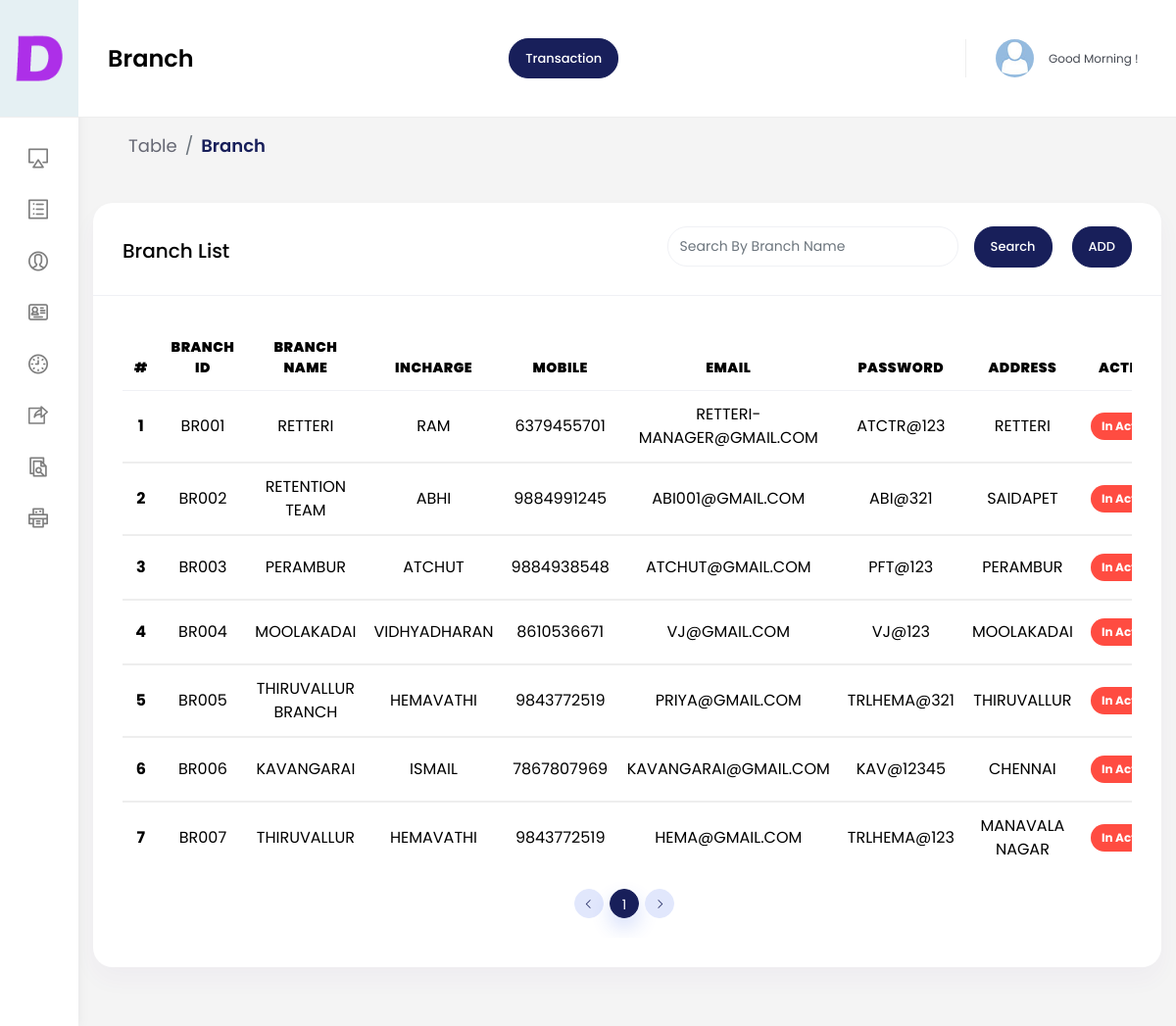
/branch_profile/index.php, run on the app's committed database.
### tables this page shows
CREATE TABLE `branch_profile` (
  `id` int(50) NOT NULL,
  `branch_id` varchar(100) NOT NULL,
  `branch_name` varchar(100) NOT NULL,
  `incharge` varchar(100) NOT NULL,
  `mobile` varchar(100) NOT NULL,
  `email` varchar(100) NOT NULL,
  `password` varchar(50) NOT NULL,
  `panel_api_key` varchar(50) NOT NULL,
  `location` varchar(100) NOT NULL,
  `access_status` int(11) NOT NULL DEFAULT 0,
  `batchA_count` varchar(50) NOT NULL,
  `batchA_date` date NOT NULL,
  `batchB_count` varchar(50) NOT NULL,
  `batchB_date` date NOT NULL,
  `batchC_count` varchar(50) NOT NULL,
  `batchC_date` date NOT NULL
);

### branch_profile/index.php (the view, shortened to what this page needs)
<?php Include("../includes/connection.php");
$page= $_GET['page_no'];
$search= $_GET['search'];
if($page=='') {
    $page=1;
}
$pageSql= $page-1;
$start=$pageSql*10;
?>
<!DOCTYPE html>
<html lang="en">
<head>
    <link href="../vendor/jqvmap/css/jqvmap.min.css" rel="stylesheet">
    <link rel="stylesheet" href="../vendor/chartist/css/chartist.min.css">
    <link href="../vendor/jqvmap/css/jqvmap.min.css" rel="stylesheet">
    <link href="../vendor/bootstrap-select/dist/css/bootstrap-select.min.css" rel="stylesheet">
    <link href="../css/style.css" rel="stylesheet">
    <link href="../vendor/owl-carousel/owl.carousel.css" rel="stylesheet">
    <link rel="stylesheet" href="https://cdnjs.cloudflare.com/ajax/libs/font-awesome/6.0.0/css/all.min.css" />
    <link href="../vendor/bootstrap-daterangepicker/daterangepicker.css" rel="stylesheet">
    <link href="../vendor/clockpicker/css/bootstrap-clockpicker.min.css" rel="stylesheet">
    <link href="../vendor/bootstrap-material-datetimepicker/css/bootstrap-material-datetimepicker.css" rel="stylesheet">
    <link rel="stylesheet" href="../vendor/pickadate/themes/default.css">
    <link rel="stylesheet" href="../vendor/pickadate/themes/default.date.css">
    <link href="../vendor/summernote/summernote.css" rel="stylesheet">
    <link rel="stylesheet" href="https://cdnjs.cloudflare.com/ajax/libs/bootstrap-datetimepicker/4.7.14/css/bootstrap-datetimepicker.min.css">
    <link rel="stylesheet" href="https://cdnjs.cloudflare.com/ajax/libs/font-awesome/4.7.0/css/font-awesome.min.css">
</head>
<body>
<div id="main-wrapper">
    <?php
$header_name ="Branch";
    Include ('../includes/header.php') ?>
    <div class="content-body">
        <div class="page-titles" style="margin-left: 21px;">
            <ol class="breadcrumb">
                <li class="breadcrumb-item"><a href="javascript:void(0)">Table</a></li>
                <li class="breadcrumb-item active"><a href="javascript:void(0)">Branch</a></li>
            </ol>
        </div>
        <div class="col-lg-12">
            <div class="card">
                <div class="card-header">
                    <h4 class="card-title">Branch List</h4>
                    <div style="display: flex;justify-content: flex-end;">
                        <form class="form-inline">
                            <div class="form-group mx-sm-3 mb-2">
                                <input type="text" class="form-control" placeholder="Search By Branch Name" name="search" id="search" style="border-radius:20px;color:black;" >
                            </div>
                            <button type="submit" class="btn btn-primary mb-2">Search</button>
                        </form>
                        <button type="button" class="btn btn-primary mb-2" data-toggle="modal" data-target="#career_list" style="margin-left: 20px;" onclick="addTitle()">ADD</button>
                    </div>
                </div>
                <div class="card-body">
                    <div class="table-responsive">
                        <table class="table table-responsive-md" style="text-align: center;">
                            <thead>
                            <tr>
                                <th class="width80"><strong>#</strong></th>
                                <th><strong>BRANCH ID</strong></th>
                                <th><strong>BRANCH NAME</strong></th>
                                <th><strong>INCHARGE</strong></th>
                                <th><strong>MOBILE</strong></th>
                                <th><strong>EMAIL</strong></th>
                                <th><strong>PASSWORD</strong></th>
                                <th><strong>ADDRESS</strong></th>
                              <th><strong>ACTION</strong></th>
                            </tr>
                            </thead>
                            <?php
                            if($search == "") {
                                $sql = "SELECT * FROM branch_profile ORDER BY id  LIMIT $start,10";
                            }
                            else {
                                $sql = "SELECT * FROM branch_profile WHERE branch_name LIKE '%$search%' ORDER BY id  LIMIT $start,10";
                            }
                            $result = mysqli_query($conn, $sql);
                            if (mysqli_num_rows($result)>0) {
                            $sNo = $start;
                            while($row = mysqli_fetch_assoc($result)) {
                            $sNo++;
                            if($row['access_status'] == 1){
                                $statColor = 'success';
                                $statCont = 'Active';
                            }
                            else {
                                $statColor = 'danger';
                                $statCont = 'In Active';
                            }
                            ?>
                            <tbody>
                            <tr>
                                <td><strong><?php echo $sNo;?></strong></td>
                                <td><?php echo strtoupper($row['branch_id'])?></td>
                                   <td> <?php echo strtoupper($row['branch_name'])?> </td>
                                   <td> <?php echo strtoupper($row['incharge'])?> </td>
                                   <td> <?php echo $row['mobile']?> </td>
                                   <td> <?php echo strtoupper($row['email'])?> </td>
                                   <td> <?php echo strtoupper($row['password'])?> </td>
                                   <td> <?php echo strtoupper($row['location'])?> </td>
                                <td> <span class="badge badge-pill badge-<?php echo $statColor?>"><?php echo $statCont?></span>
                                </td>
                            </tr>
                            <?php } }
                            ?>
                            </tbody>
                        </table>
                        <div class="col-12 pl-3" style="display: flex;justify-content: center;">
                            <nav>
                                <ul class="pagination pagination-gutter pagination-primary pagination-sm no-bg">
                                    <?php
                                    $prevPage=abs($page-1);
                                    if($prevPage==0)
                                    {
                                        ?>
                                        <li class="page-item page-indicator"><a class="page-link" href="javascript:void(0);"><i class="la la-angle-left"></i></a></li>
                                        <?php
                                    }
                                    else
                                    {
                                        ?>
                                        <li class="page-item page-indicator"><a class="page-link" href="?page_no=<?php echo $prevPage?>"><i class="la la-angle-left"></i></a></li>
                                        <?php
                                    }
                                    $sql = 'SELECT COUNT(id) as count FROM  branch_profile;';
                                    $result = mysqli_query($conn, $sql);
                                    if (mysqli_num_rows($result)) {
                                        $row = mysqli_fetch_assoc($result);
                                        $count = $row['count'];
                                        $show = 10;
                                        $get = $count / $show;
                                        $pageFooter = floor($get);
                                        if ($get > $pageFooter) {
                                            $pageFooter++;
                                        }
                                        for ($i = 1; $i <= $pageFooter; $i++) {
                                            if($i==$page) {
                                                $active = "active";
                                            }
                                            else {
                                                $active = "";
                                            }
                                            if($i<=($pageSql+10) && $i>$pageSql || $pageFooter<=10) {
                                                ?>
                                                <li class="page-item <?php echo $active ?>"><a class="page-link"
                                                                                               href="?page_no=<?php echo $i ?>"><?php echo $i ?></a>
                                                </li>
                                                <?php
                                            }
                                        }
                                        $nextPage=$page+1;
                                        if($nextPage>$pageFooter)
                                        {
                                            ?>
                                            <li class="page-item page-indicator"><a class="page-link" href="javascript:void(0);"><i class="la la-angle-right"></i></a></li>
                                            <?php
                                        }
                                        else
                                        {
                                            ?>
                                            <li class="page-item page-indicator"><a class="page-link" href="?page_no=<?php echo $nextPage ?>"><i class="la la-angle-right"></i></a></li>
                                            <?php
                                        }
                                    }
                                    ?>
                                </ul>
                            </nav>
                        </div>
                    </div>
                </div>
            </div>
        </div>
    </div>
    <?php Include ('../includes/footer.php') ?>
</div>
</body>
</html>

### includes/header.php (shortened to what this page needs)
    <div class="nav-header" style="background-color: #e5f0f3">
        <a href="../dashboard/" class="brand-logo">
            <img class="logo-abbr" src="../images/favicon.png" alt="">
        </a>
    </div>
    <div class="header">
        <div class="header-content">
            <nav class="navbar navbar-expand">
                <div class="collapse navbar-collapse justify-content-between">
                    <div class="header-left">
                        <div class="dashboard_bar">
                            <?php echo  $header_name; ?>
                        </div>
                    </div>
                    <div>
                        <a class="btn btn-primary" href="../transaction/" role="button" style= "margin-left: 40px;">Transaction</a>
                    </div>
                    <ul class="navbar-nav header-right">
                        <li class="nav-item dropdown notification_dropdown">
                        </li>
                        <li class="nav-item dropdown notification_dropdown">
                        </li>
                        <li class="nav-item dropdown header-profile">
                            <a class="nav-link" href="javascript:void(0)" role="button" data-toggle="dropdown">
                                <img src="../img/avatar.jpg" width="20" alt="">
                                <div class="header-info">
                                    <p class="fs-12 mb-0">
                                        <?php
                                        if (date("H") < 12) {
                                            echo "Good Morning !";
                                        } elseif (date("H") > 11 && date("H") < 17) {
                                            echo "Good Afternoon !";
                                        } elseif (date("H") > 16) {
                                            echo "Good Evening !";
                                        }
                                        ?>
                                    </p>
                                </div>
                            </a>
                        </li>
                    </ul>
                </div>
            </nav>
        </div>
    </div>
<div class="dlabnav">
    <div class="dlabnav-scroll">
        <ul class="metismenu" id="menu">
            <li><a class="ai-icon" href="../dashboard/" aria-expanded="false">
                    <i class="flaticon-381-television"></i>
                </a>
            </li>
            <?php
                      if($_COOKIE['role'] != "Staff") {
                          if($_COOKIE['role'] != "Admin") {
                              ?>
                              <li><a class="ai-icon" href="../branch_profile/" aria-expanded="false">
                                      <i class="flaticon-381-list"></i>
                                  </a>
                              </li>
                              <?php
                          }
                              ?>
                          <li><a class="ai-icon" href="../staff_profile/" aria-expanded="false">
                                  <i class="flaticon-381-user-4"></i>
                              </a>
                          </li>
                          <?php
                      }
            ?>
            <?php
            if($_COOKIE['role'] != "Staff") {
                ?>
            <li><a class="ai-icon" href="../doner_profile/" aria-expanded="false">
                    <i class="flaticon-381-id-card-1"></i>
                </a>
            </li>
            <li><a class="ai-icon" href="../batch_profile/" aria-expanded="false">
                    <i class="flaticon-381-clock-1"></i>
                </a>
            </li>
                <?php
            }
            ?>
            <li><a class="ai-icon" href="../transaction/" aria-expanded="false">
                    <i class="flaticon-381-send"></i>
                </a>
            </li>
            <?php
            if($_COOKIE['role'] != "Staff") {
                ?>
            <li><a class="ai-icon" href="../report/" aria-expanded="false">
                    <i class="flaticon-381-search-3"></i>
                </a>
            </li>
            <?php
                      }
            ?>
            <li><a class="ai-icon" href="../receipt/" aria-expanded="false">
                    <i class="flaticon-381-print"></i>
                </a>
            </li>
        </ul>
    </div>
</div>

### includes/footer.php (shortened to what this page needs)
<div class="footer">
    <div class="copyright">
    </div>
</div>

### data on the page
branch_profile: branch "BR001", branch_name "RETTERI", incharge "RAM", mobile "6379455701", email "RETTERI-MANAGER@GMAIL.COM", password "ATCTR@123", location "RETTERI", access_status "In…"
branch_profile: branch "BR002", branch_name "RETENTION TEAM", incharge "ABHI", mobile "9884991245", email "ABI001@GMAIL.COM", password "ABI@321", location "SAIDAPET", access_status "In…"
branch_profile: branch "BR003", branch_name "PERAMBUR", incharge "ATCHUT", mobile "9884938548", email "ATCHUT@GMAIL.COM", password "PFT@123", location "PERAMBUR", access_status "In…"
branch_profile: branch "BR004", branch_name "MOOLAKADAI", incharge "VIDHYADHARAN", mobile "8610536671", email "VJ@GMAIL.COM", password "VJ@123", location "MOOLAKADAI", access_status "In…"
branch_profile: branch "BR005", branch_name "THIRUVALLUR BRANCH", incharge "HEMAVATHI", mobile "9843772519", email "PRIYA@GMAIL.COM", password "TRLHEMA@321", location "THIRUVALLUR", access_status "In…"
branch_profile: branch "BR006", branch_name "KAVANGARAI", incharge "ISMAIL", mobile "7867807969", email "KAVANGARAI@GMAIL.COM", password "KAV@12345", location "CHENNAI", access_status "In…"
branch_profile: branch "BR007", branch_name "THIRUVALLUR", incharge "HEMAVATHI", mobile "9843772519", email "HEMA@GMAIL.COM", password "TRLHEMA@123", location "MANAVALA NAGAR", access_status "In…"

### other printed values
$header_name "Branch"
